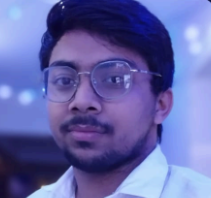
#> input picture assets/img.png, 211 x 198 px
$ python task1_sol.py
#> lines starting #> are read from the running program, lines starting #| are printed output that depends on the picture; after the words box and inside, x2 and y2 are one past the last pixel; in counts of white or black regions, pixels touching at a corner belong together
#> the answer given: ../../../assets/img.png
import cv2
import numpy as np
import tkinter as tk
from tkinter import filedialog

def redraw_line_and_find_endpoints(image_path, line_color=(0, 255, 0), line_thickness=2):
#> called with image_path = '../../../assets/img.png', line_color = (0, 255, 0), line_thickness = 2
    print(f"Trying to read image at: {image_path}")
    image = cv2.imread(image_path, cv2.IMREAD_GRAYSCALE)
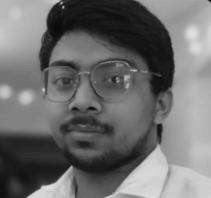
#> image: shape (198, 211); min 10, max 225, mean 109.3

    if image is None:
        print(f"Error: Could not read image at {image_path}")
        return None, None, None

    _, binary = cv2.threshold(image, 127, 255, cv2.THRESH_BINARY)
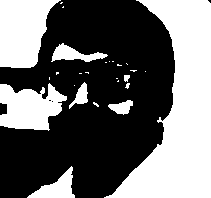
#> binary: shape (198, 211); 41.8% white; 26 white regions (18 under 20 px)

    contours, _ = cv2.findContours(binary, cv2.RETR_EXTERNAL, cv2.CHAIN_APPROX_SIMPLE)
#> contours = 26 contours, 18 with area under 20; largest, box (x1, y1, x2, y2) and area: (104, 0, 211, 198) 10234, (0, 0, 61, 68) 2874, (0, 83, 67, 131) 2070, (27, 166, 75, 198) 620, (51, 43, 108, 62) 436, (108, 100, 133, 115) 192, (69, 82, 88, 109) 190, (124, 75, 130, 82) 22

    if not contours:
        print("No contours found.")
        return None, None, None

    cnt = contours[0]
#> cnt = contour of 41 points, box (x1, y1, x2, y2) (27, 166, 75, 198), area 620
    [vx, vy, x, y] = cv2.fitLine(cnt, cv2.DIST_L2, 0, 0.01, 0.01)
#> vx = [0.95]; vy = [-0.312]; x = [56.34]; y = [184.5]

    rows, cols = image.shape[:2]
#> rows = 198; cols = 211
    length = max(rows, cols)
#> length = 211

    x1 = int(x - vx * length)
#> x1 = -144
    y1 = int(y - vy * length)
#> y1 = 250
    x2 = int(x + vx * length)
#> x2 = 256
    y2 = int(y + vy * length)
#> y2 = 118

    image_color = cv2.cvtColor(image, cv2.COLOR_GRAY2BGR)
    cv2.line(image_color, (x1, y1), (x2, y2), line_color, line_thickness)
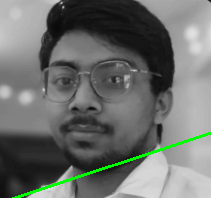
#> image_color: shape (198, 211, 3); mean B, G, R 107.7, 111.3, 107.7

    return image_color, (x1, y1), (x2, y2)

# GUI file picker
def select_and_process_image():
    root = tk.Tk()
    root.withdraw()  # Hide the root window

    file_path = filedialog.askopenfilename(
        title="Select an Image File",
        filetypes=[("Image files", "*.jpg *.jpeg *.png *.bmp *.tif")]
    )

    if not file_path:
        print("No file selected.")
        return

    print(f"Selected file: {file_path}")
    image_with_line, start_point, end_point = redraw_line_and_find_endpoints(file_path)
#> start_point = (-144, 250); end_point = (256, 118)

    if image_with_line is not None:
        print("Start point:", start_point)
#| Start point: (-144, 250)
        print("End point:", end_point)
#| End point: (256, 118)
        cv2.imshow("Detected Line", image_with_line)
        cv2.waitKey(0)
        cv2.destroyAllWindows()
    else:
        print("Line detection failed.")

# Run it
select_and_process_image()
